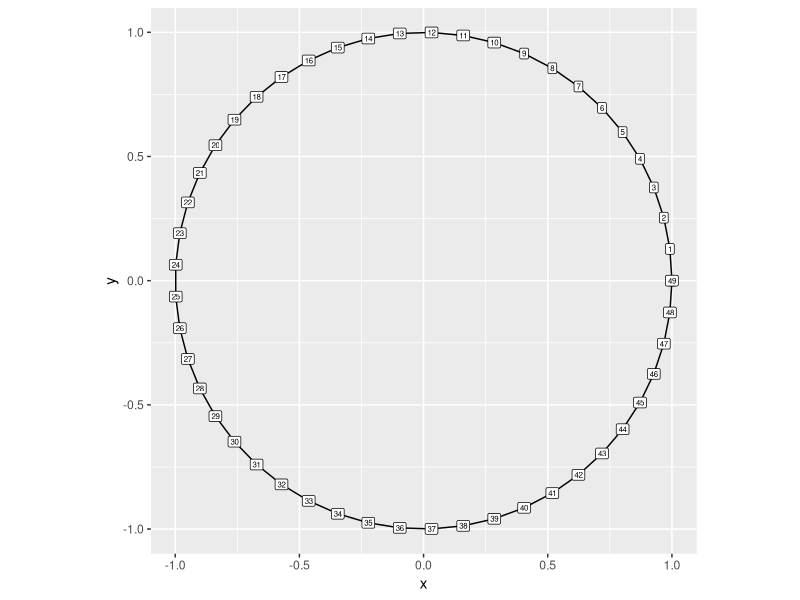
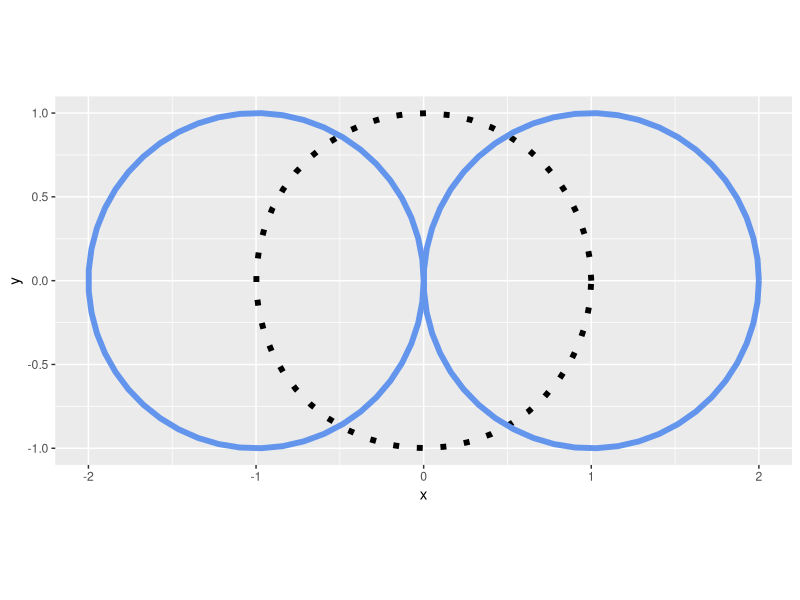
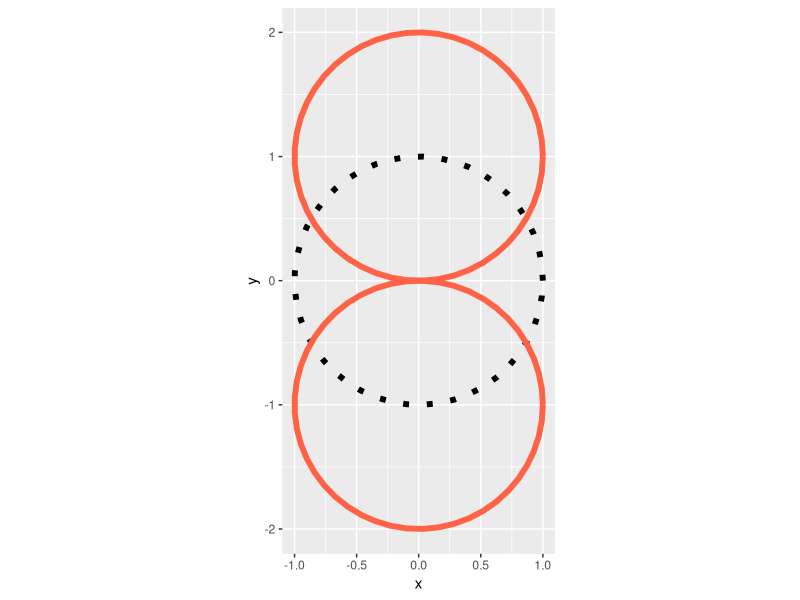
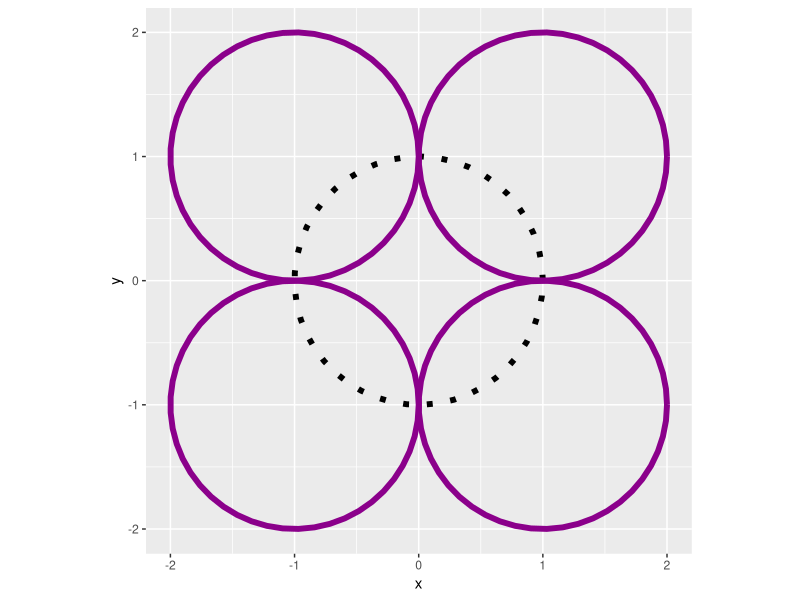
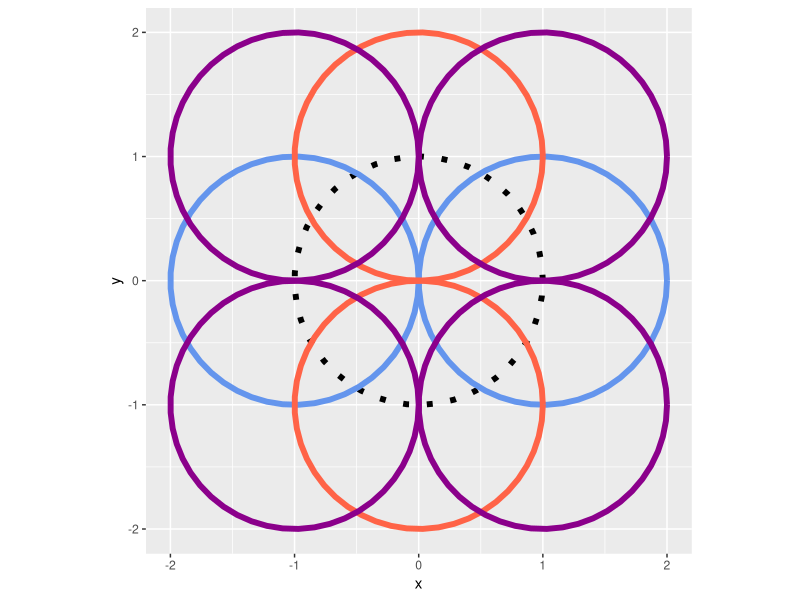
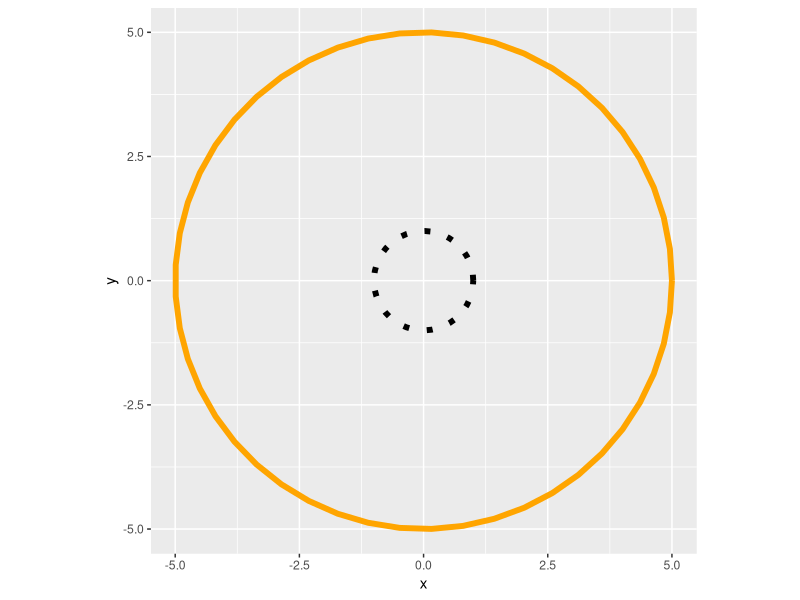
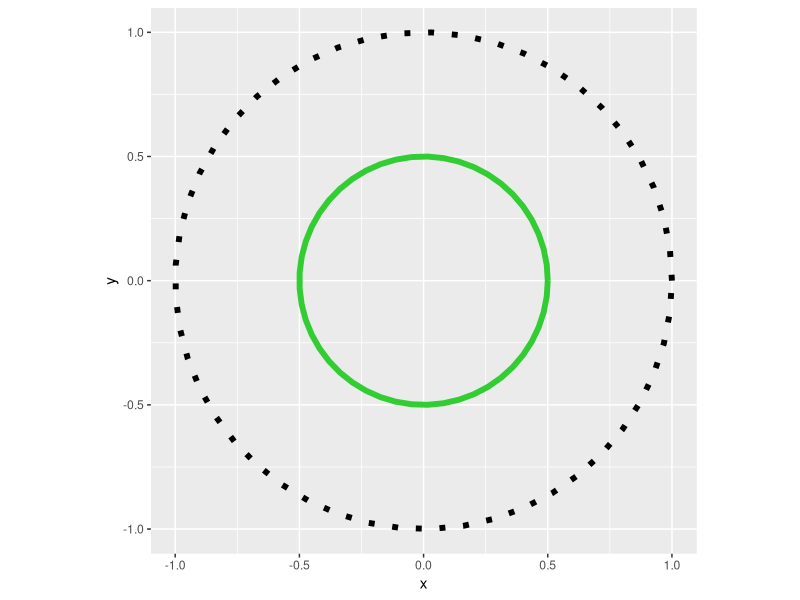
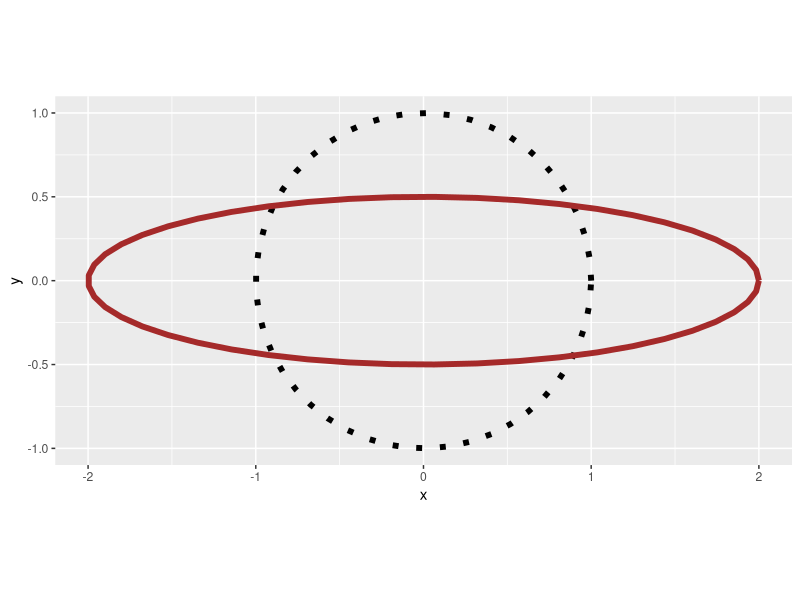

Generate these figures, in order, with R:
## ---- chunk 1
library(ggplot2) #For plotting
library(tibble) #For cleaner df manipulation (base can be used)

#Step 1====
#Setting 50 points (slices) that lie in a circle#
angle_n <- 50

#Step 2====
#Calculating angle_n angles/points within a circle#
theta <- seq(from = 0,
             to = 2 * pi, 
             length = angle_n)

#Step 3====
#Creating a dataframe or corresponding x and y values for the circle using theta
circle_df <- tibble(x = cos(theta),
                    y = sin(theta),
                    label = 0:(angle_n-1))

#Step 4 and 5====
#Plotting the circle
circle_df |>
  ggplot(aes(x,y, label = label)) +
  geom_path() +
  geom_label(size = 2) + #labels added for learning/comparative purposes
  coord_equal()

## ---- chunk 2
library(purrr) #For list manipulation
library(dplyr) #for data wrangling

#Moving the unit circle horizontally by 1 left (subtract) and right (addition)
trans_values <- c(-1,1)
trans_directions <- c("left", "right")

horizontal_trans <- map2_df(trans_values, trans_directions, ~circle_df |>
                              mutate(x = x + .x,
                                     direction = .y)
                            )

horizontal_trans |>
  ggplot(aes(x,y, group = direction)) +
  geom_path(data = circle_df, aes(x,y), 
            linetype = 3,
            linewidth = 2,
            inherit.aes = FALSE) +
  geom_path(color = "cornflowerblue",
            linewidth = 2) +
  coord_equal()
  

## ---- chunk 3

#Moving the unit circle vertically by 1 down (subtract) and up (addition)
trans_values <- c(-1,1)
trans_directions <- c("down", "up")

vertical_trans <- map2_df(trans_values, trans_directions, ~circle_df |>
                              mutate(y = y + .x,
                                     direction = .y)
                            )

vertical_trans |>
  ggplot(aes(x,y, group = direction)) +
  geom_path(data = circle_df, aes(x,y), 
            linetype = 3,
            linewidth = 2,
            inherit.aes = FALSE) +
  geom_path(color = "tomato",
            linewidth = 2) +
  coord_equal()
  

## ---- chunk 4

#Moving the unit circle diagonally by 1 in all four main quadrants.
trans_xvalues <- c(-1,1,-1,1)
trans_yvalues <- c(-1,1,1,-1)

trans_directions <- c("down-left", "up-right", "up-left", "down-right")

circle_options <- list(trans_xvalues,
                       trans_yvalues,
                       trans_directions)

diagonal_trans <- pmap_df(circle_options, ~circle_df |>
                            mutate(x = x + ..1,
                                   y = y + ..2,
                                   direction = ..3)
)

diagonal_trans |>
  ggplot(aes(x,y, group = direction)) +
  geom_path(data = circle_df, aes(x,y), 
            linetype = 3,
            linewidth = 2,
            inherit.aes = FALSE) +
  geom_path(color = "darkmagenta",
            linewidth = 2) +
  coord_equal()
  

## ---- chunk 5

circle_df |>
  ggplot(aes(x,y)) +
  geom_path(linetype = 3,
            linewidth = 2) +
    geom_path(data = horizontal_trans, aes(x,y, group = direction),
            color = "cornflowerblue",
            linewidth = 2,
            inherit.aes = FALSE) +
    geom_path(data =vertical_trans, aes(x,y, group = direction),
            color = "tomato",
            linewidth = 2,
            inherit.aes = FALSE)  +
  geom_path(data = diagonal_trans, aes(x,y, group = direction),
            color = "darkmagenta",
            linewidth = 2,
            inherit.aes = FALSE) +
  coord_equal()


## ---- chunk 6

#Increasing the size of the circle by 5 units on both the x and y axis - multiplying.
trans_value <- 5


multi_trans <- map_df(trans_value, ~circle_df |>
                            mutate(x = x * .x,
                                   y = y * .x)
)

multi_trans |>
  ggplot(aes(x,y)) +
  geom_path(data = circle_df, aes(x,y), 
            linetype = 3,
            linewidth = 2,
            inherit.aes = FALSE) +
  geom_path(color = "orange",
            linewidth = 2) +
  coord_equal()
  

## ---- chunk 7

#Decreasing the size of the circle by 1/2 units on both the x and y axis - dividing.
trans_value <- 2


div_trans <- map_df(trans_value, ~circle_df |>
                            mutate(x = x / .x,
                                   y = y / .x)
)

div_trans |>
  ggplot(aes(x,y)) +
  geom_path(data = circle_df, aes(x,y), 
            linetype = 3,
            linewidth = 2,
            inherit.aes = FALSE) +
  geom_path(color = "limegreen",
            linewidth = 2) +
  coord_equal()


## ---- chunk 8

#Decreasing the size of the circle by 1/2 units on both the x and y axis - dividing.
trans_value <- 2


combo_trans1 <- map_df(trans_value, ~circle_df |>
                            mutate(x = x * .x,
                                   y = y / .x)
)

combo_trans1 |>
  ggplot(aes(x,y)) +
  geom_path(data = circle_df, aes(x,y), 
            linetype = 3,
            linewidth = 2,
            inherit.aes = FALSE) +
  geom_path(color = "brown",
            linewidth = 2) +
  coord_equal()


## ---- chunk 9

#Decreasing the size of the circle by 1/2 units on both the x and y axis - dividing.
trans_valuex <- 2
trans_valuey <- 6


combo_trans2 <- map2_df(trans_valuex, trans_valuey, ~circle_df |>
                            mutate(x = x * .x,
                                   y = y / .y)
)

combo_trans2 |>
  ggplot(aes(x,y)) +
  geom_path(data = circle_df, aes(x,y), 
            linetype = 3,
            linewidth = 2,
            inherit.aes = FALSE) +
  geom_path(color = "magenta",
            linewidth = 2) +
  coord_equal()


## ---- chunk 10

circle_df |>
  ggplot(aes(x,y)) +
  geom_path(linetype = 3,
            linewidth = 2
            ) +
  geom_path(data = multi_trans,
            color = "orange",
            linewidth = 2
            ) +
  geom_path(data = div_trans,
            color = "limegreen",
            linewidth = 2
            ) +
  geom_path(data = combo_trans1,
            color = "brown",
            linewidth = 2
            ) +
  geom_path(data = combo_trans2,
            color = "magenta",
            linewidth = 2
            ) +
  coord_equal()


